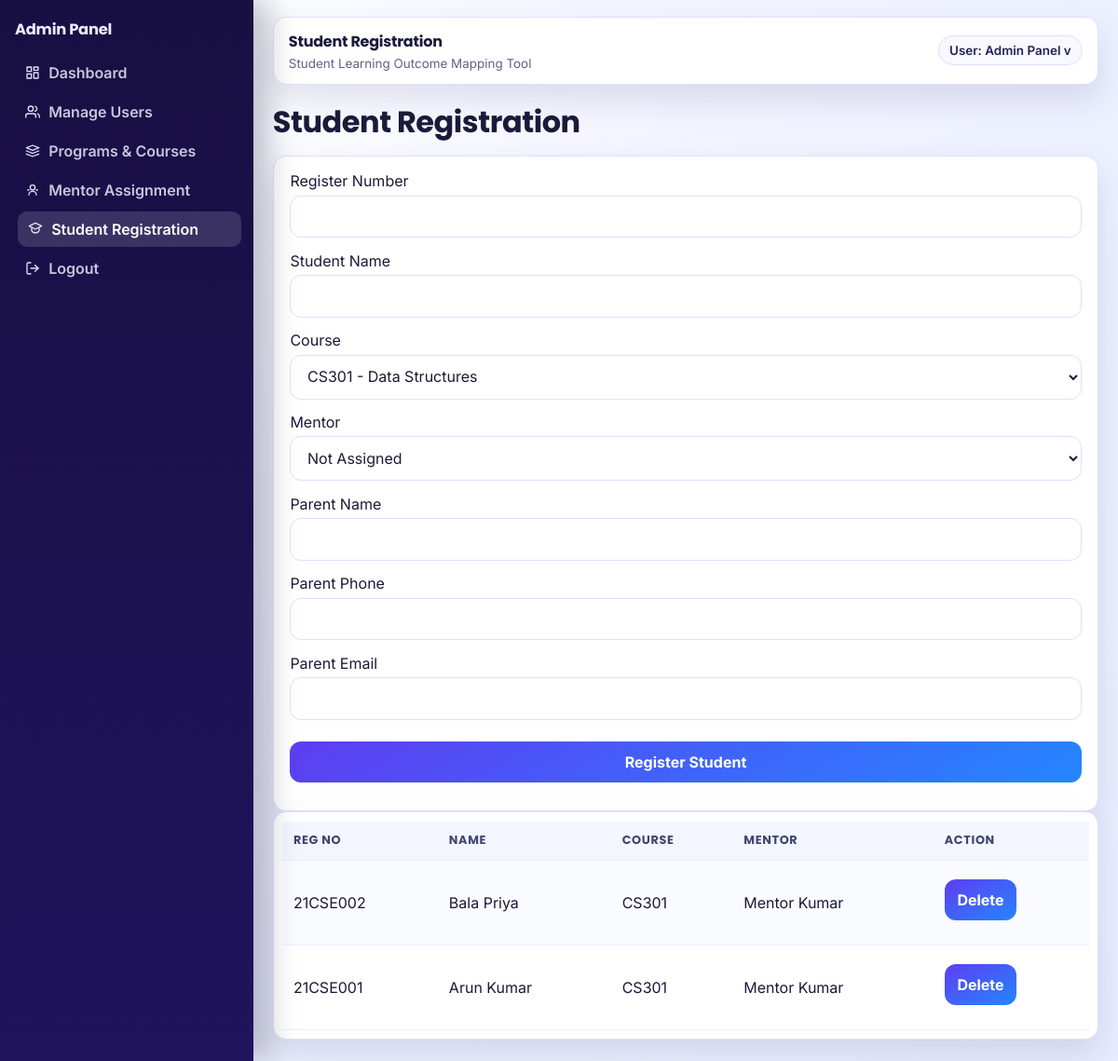
The app's page /admin/students.php (signed in) with its own data.
### tables this page shows
CREATE TABLE students (
  id INT AUTO_INCREMENT PRIMARY KEY,
  reg_no VARCHAR(40) NOT NULL UNIQUE,
  name VARCHAR(120) NOT NULL,
  course_id INT NOT NULL,
  mentor_id INT NULL,
  created_at TIMESTAMP DEFAULT CURRENT_TIMESTAMP,
  FOREIGN KEY (course_id) REFERENCES courses(id) ON DELETE RESTRICT,
  FOREIGN KEY (mentor_id) REFERENCES users(id) ON DELETE SET NULL
);

CREATE TABLE courses (
  id INT AUTO_INCREMENT PRIMARY KEY,
  code VARCHAR(30) NOT NULL UNIQUE,
  name VARCHAR(160) NOT NULL,
  program_name VARCHAR(160) NOT NULL,
  created_at TIMESTAMP DEFAULT CURRENT_TIMESTAMP
);

CREATE TABLE users (
  id INT AUTO_INCREMENT PRIMARY KEY,
  name VARCHAR(120) NOT NULL,
  role ENUM('admin','faculty','mentor','parent') NOT NULL,
  email VARCHAR(150) NOT NULL UNIQUE,
  password VARCHAR(255) NOT NULL,
  created_at TIMESTAMP DEFAULT CURRENT_TIMESTAMP
);

### backend/admin/students_handler.php (called while the page is built, shortened)
<?php
require_once __DIR__ . '/../../config/db.php';
$courses = $pdo->query('SELECT id, code, name FROM courses')->fetchAll();
$students = $pdo->query('SELECT s.id, s.reg_no, s.name, c.code as course, u.name as mentor FROM students s JOIN courses c ON s.course_id=c.id LEFT JOIN users u ON s.mentor_id=u.id ORDER BY s.id DESC')->fetchAll();
?>

### admin/students.php (the view, shortened to what this page needs)
<?php require_once __DIR__ . '/../backend/admin/students_handler.php'; ?>
<!DOCTYPE html>
<html lang="en"><head><meta charset="UTF-8"><meta name="viewport" content="width=device-width, initial-scale=1.0"><title>Student Registration</title><link rel="stylesheet" href="/slo-tool/assets/css/ui.css"></head>
<body><div class="wrapper">
<aside class="sidebar"><h2>Admin Panel</h2><a href="dashboard.php">Dashboard</a><a href="users.php">Manage Users</a><a href="courses.php">Programs & Courses</a><a href="mentors.php">Mentor Assignment</a><a href="students.php">Student Registration</a><a href="/slo-tool/auth/logout.php">Logout</a></aside>
<main class="content"><h1>Student Registration</h1>
<div class="card"><form method="post">
<label>Register Number</label><input name="reg_no" required>
<label>Student Name</label><input name="name" required>
<label>Course</label><select name="course_id"><?php foreach($courses as $c): ?><option value="<?= $c['id'] ?>"><?= htmlspecialchars($c['code'].' - '.$c['name']) ?></option><?php endforeach; ?></select>
<label>Mentor</label><select name="mentor_id"><option value="">Not Assigned</option><?php foreach($mentors as $m): ?><option value="<?= $m['id'] ?>"><?= htmlspecialchars($m['name']) ?></option><?php endforeach; ?></select>
<label>Parent Name</label><input name="parent_name">
<label>Parent Phone</label><input name="parent_phone">
<label>Parent Email</label><input type="email" name="parent_email">
<button type="submit">Register Student</button>
</form></div>
<div class="table-wrap"><table><tr><th>Reg No</th><th>Name</th><th>Course</th><th>Mentor</th><th>Action</th></tr>
<?php foreach($students as $s): ?><tr><td><?= htmlspecialchars($s['reg_no']) ?></td><td><?= htmlspecialchars($s['name']) ?></td><td><?= htmlspecialchars($s['course']) ?></td><td><?= htmlspecialchars($s['mentor'] ?? 'Not Assigned') ?></td><td><form method="post" onsubmit="return confirm('Delete this student and related marks/feedback/messages?');"><input type="hidden" name="delete_student" value="1"><input type="hidden" name="student_id" value="<?= (int)$s['id'] ?>"><button type="submit">Delete</button></form></td></tr><?php endforeach; ?>
</table></div>
</main></div><script src="/slo-tool/assets/js/dashboard.js"></script></body></html>

### assets/css/ui.css (style rules this page uses)
:root { --bg: #f2f4ff; --bg-soft: #e8ecff; --surface: #ffffff; --line: #dde2ff; --text: #1a1a3a; --muted: #5f6386; --primary: #5e3df2; --primary-strong: #3f28c4; --secondary: #2486ff; --sidebar: #180f43; --sidebar-soft: #20145c; --success: #1f9d63; --warning: #d58a11; --danger: #cf4a45; --shadow: 0 16px 34px rgba(34, 30, 93, 0.12); }
* { box-sizing: border-box; }
html, body { min-height: 100%; }
body { margin: 0; font-family: "Inter", sans-serif; color: var(--text); background: radial-gradient(circle at 12% 6%, #ffffff 0, var(--bg) 38%, var(--bg-soft) 100%); }
a { color: var(--primary); text-decoration: none; }
h1, h2, h3 { margin: 0 0 0.75rem; font-family: "Poppins", sans-serif; letter-spacing: -0.015em; }
input, select, textarea, button { width: 100%; margin-top: 0.35rem; margin-bottom: 0.9rem; border-radius: 12px; border: 1px solid var(--line); background: #fff; color: var(--text); padding: 0.74rem 0.85rem; font: inherit; transition: border-color 0.15s ease, box-shadow 0.15s ease, transform 0.15s ease; }
button { width: auto; border: none; margin-top: 0.55rem; background: linear-gradient(150deg, var(--primary), var(--secondary)); color: #fff; font-weight: 700; cursor: pointer; }
.login-card button, .card form button { width: 100%; }
.wrapper { min-height: 100vh; display: block; }
.sidebar { position: fixed; left: 0; top: 0; bottom: 0; width: 272px; padding: 1.2rem 1rem; background: linear-gradient(180deg, var(--sidebar), var(--sidebar-soft)); box-shadow: 16px 0 30px rgba(15, 10, 48, 0.25); overflow-y: auto; color: #fff; }
.sidebar h2 { font-size: 1.02rem; color: #ecebff; margin-bottom: 0.9rem; }
.sidebar a { display: flex; align-items: center; gap: 0.6rem; color: rgba(238, 239, 255, 0.82); padding: 0.58rem 0.66rem; margin: 0.22rem 0; border-radius: 10px; font-weight: 600; transition: all 0.18s ease; }
.sidebar a:hover, .sidebar a.is-active { color: #fff; background: rgba(255, 255, 255, 0.14); transform: translateX(3px); }
.sidebar a::before { content: ""; width: 16px; height: 16px; display: inline-block; background-repeat: no-repeat; background-size: 16px 16px; background-position: center; flex: 0 0 16px; opacity: 0.95; }
.content { margin-left: 272px; padding: 1.1rem 1.3rem 1.4rem; width: calc(100% - 272px); max-width: none; }
.card, .table-wrap, .chart-box { background: var(--surface); border: 1px solid var(--line); border-radius: 14px; box-shadow: var(--shadow); }
.card { padding: 1rem 1.1rem; transition: transform 0.18s ease, box-shadow 0.18s ease; }
.table-wrap { overflow-x: auto; padding: 0.6rem; }
table { width: 100%; border-collapse: collapse; min-width: 560px; }
th, td { text-align: left; padding: 0.72rem; border-bottom: 1px solid #eaedff; }
th { font-family: "Poppins", sans-serif; font-size: 0.8rem; color: #404571; text-transform: uppercase; letter-spacing: 0.05em; background: #f4f6ff; }
tr:nth-child(even) td { background: #fafbff; }

### records on screen
students: reg_no "21CSE002", name "Bala Priya", course.code "CS301", mentor.name "Mentor Kumar"
students: reg_no "21CSE001", name "Arun Kumar", course.code "CS301", mentor.name "Mentor Kumar"

### other values on screen
form field course_id "CS301 - Data Structures"
